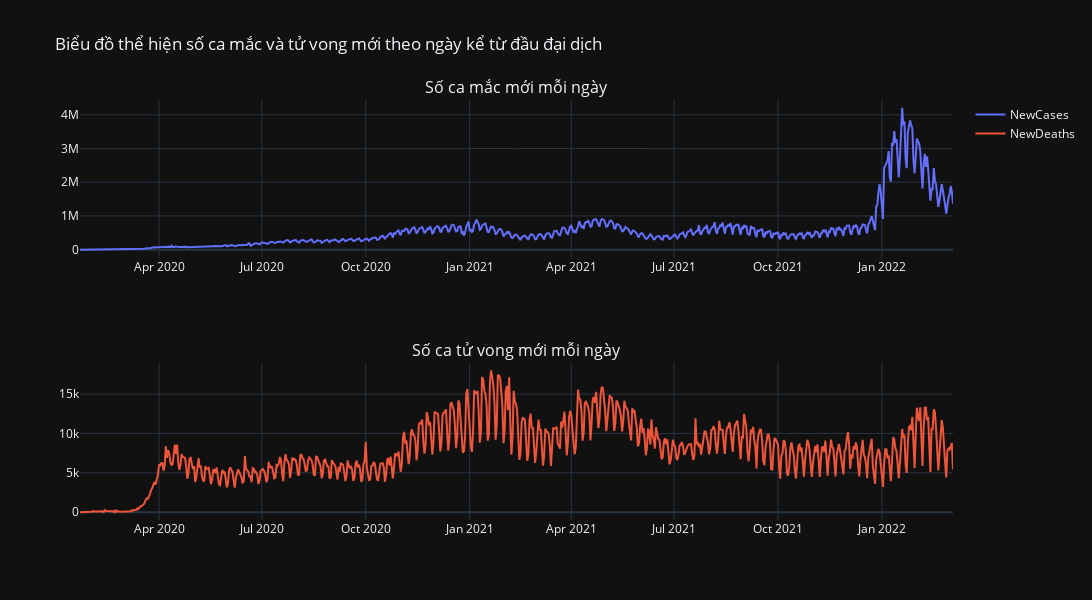

The code cell stored with this chart in its notebook:
### Markdown cell above
Những quốc gia có nền kinh tế phát triển, có tổng số ca mắc nhiều như Mỹ, Nga, Anh ... thì đều có tổng số ca tử vong lớn

### Code cell
plot_sub_lines(covid_world_df, 'Date', 'NewCases', 'NewDeaths', "Biểu đồ thể hiện số ca mắc và tử vong mới theo ngày kể từ đầu đại dịch")

### Figure 1 — Plotly figure (JSON) as saved in the notebook; plotly's stock layout.template omitted (floating-point values rounded to 4 significant figures; data arrays with more than 128 entries replaced by an {"elided": "..."} marker saying what was removed)
{"data": [{"mode": "lines", "name": "NewCases", "type": "scatter", "x": {"elided": "774 str values"}, "xaxis": "x", "y": {"elided": "774 int values"}, "yaxis": "y"}, {"mode": "lines", "name": "NewDeaths", "type": "scatter", "x": {"elided": "774 str values"}, "xaxis": "x2", "y": {"elided": "774 int values"}, "yaxis": "y2"}], "layout": {"annotations": [{"font": {"size": 16}, "showarrow": false, "text": "Số ca mắc mới mỗi ngày", "x": 0.5, "xanchor": "center", "xref": "paper", "y": 1, "yanchor": "bottom", "yref": "paper"}, {"font": {"size": 16}, "showarrow": false, "text": "Số ca tử vong mới mỗi ngày", "x": 0.5, "xanchor": "center", "xref": "paper", "y": 0.375, "yanchor": "bottom", "yref": "paper"}], "height": 600, "title": {"text": "Biểu đồ thể hiện số ca mắc và tử vong mới theo ngày kể từ đầu đại dịch"}, "width": 1200, "xaxis": {"anchor": "y", "domain": [0, 1]}, "xaxis2": {"anchor": "y2", "domain": [0, 1]}, "yaxis": {"anchor": "x", "domain": [0.625, 1]}, "yaxis2": {"anchor": "x2", "domain": [0, 0.375]}}}
